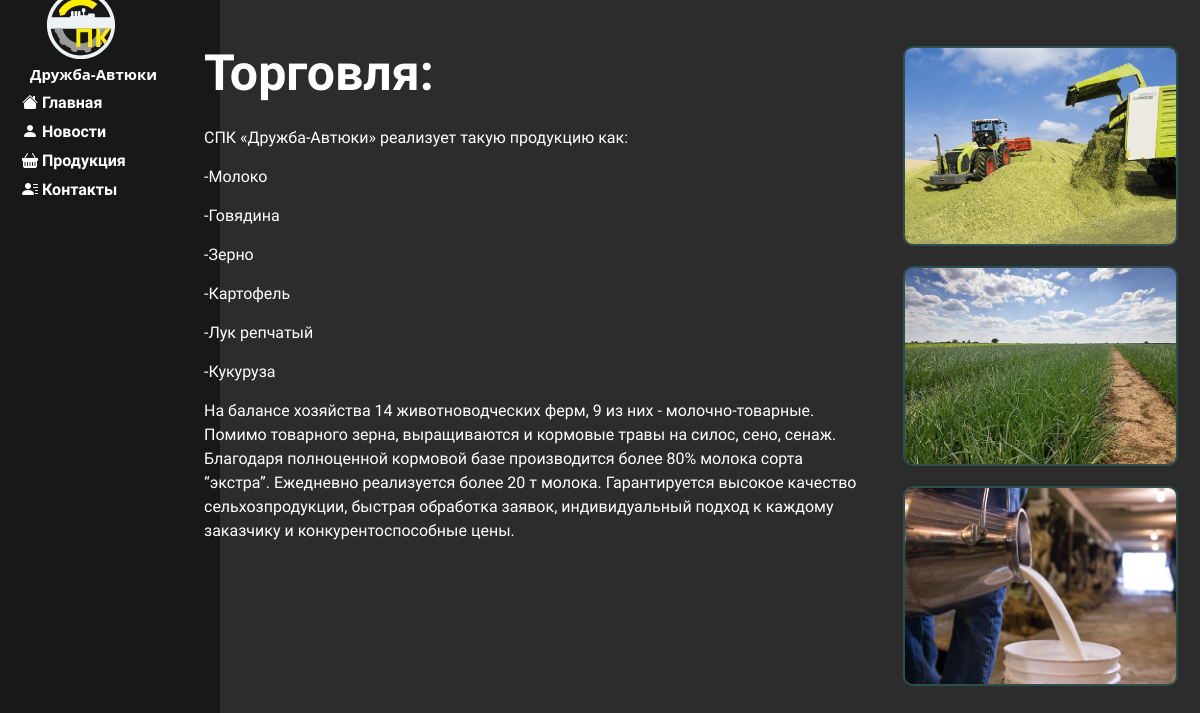
The app's page /trade with its own data.
### main/models.py (models this page shows, shortened)
class TradeText(models.Model):
    big_text = models.TextField(verbose_name='Текст')
    class Meta:
        verbose_name = 'Текст Торговли'  # Название модели в единственном числе
        verbose_name_plural = 'Тексты Торговли'  # Название модели во множественном числе

class TradeSI(models.Model):
    title = models.CharField(max_length=255, verbose_name='Название')
    image = models.ImageField(upload_to='main/static/main/subimg', verbose_name='Картинка')
    class Meta:
        verbose_name = 'Картинки Торговля'  # Название модели в единственном числе
        verbose_name_plural = 'Картинки Торговля'  # Название модели во множественном числе

### main/views.py (the view)
# urls.py: path('trade', views.Trade, name='trade'),
def Trade(request):
    text_indexes = TradeText.objects.all()
    simg = TradeSI.objects.all()
    return render(request, 'main/trade.html', {'simg': simg, 'text_indexes': text_indexes})

### main/templates/main/trade.html (shortened to what this page needs)
{% extends 'main/layout.html' %}
{% load static %}
{% block content %}
<div class="mainblock">
    <div class="textblock">
        <p class="Titleblock"><b>Торговля:</b></p>
        {% for text_index in text_indexes %}
        <p>{{ text_index.big_text }}</p>
        {% endfor %}
    </div>
    <div class="contectblock">
    <div class="simg">
        {% for subimage in simg %}
            {% if subimage.image %}
                <img class="minimized2" src="{{ subimage.image.url }}" alt="{{ subimage.title }}">
            {% endif %}
        {% endfor %}
    </div>
    </div>
</div>
{% endblock %}

### main/static/main/css/main.css (style rules this page uses)
body { background: #2c2c2c }
img { width: 100%; !important; border-radius: 10px; }
.mainblock { display: flex; padding: 1%; min-width: 82%; margin-top: 2%; min-height: 90%; margin-left: 16%; position: absolute; grid-gap: 3%; }
.textblock { display: flex; flex-direction: column; grid-gap: 15px; min-width: 67%; font-family: 'Exo 2', sans-serif; color: white; }
.textblock p { margin-bottom: 0; }
.contectblock { min-width: 30%; display: flex; flex-direction: column; grid-gap: 1%; padding: 1%; }
.Titleblock { font-size: 50px; margin-bottom: 0; }
.simg { display: flex; flex-direction: column; grid-gap: 20px; }
.minimized2 { cursor: pointer; max-width: 100%; max-height: 200px; min-height: 200px; border: 2px solid darkslategrey; float: right; border-radius: 10px; object-fit: cover; }

### records on screen
TradeText: big_text "СПК «Дружба-Автюки» реализует такую продукцию как:"
TradeText: big_text "-Молоко"
TradeText: big_text "-Говядина"
TradeText: big_text "-Зерно"
TradeText: big_text "-Картофель"
TradeText: big_text "-Лук репчатый"
TradeText: big_text "-Кукуруза"
TradeText: big_text "На балансе хозяйства 14 животноводческих ферм, 9 из них - молочно-товарные. Помимо товарного зерна, выращиваются и кормовые травы на силос, сено, сенаж. Благодаря полноценной кормовой базе производится более 80% молока сорта “экстра”. Ежедневно реализуется более 20 т молока. Гарантируется высокое качество сельхозпродукции, быстрая обработка заявок, индивидуальный подход к каждому заказчику и конкурентоспособные цены."
TradeSI: image (picture)
TradeSI: image (picture)
TradeSI: image (picture)
